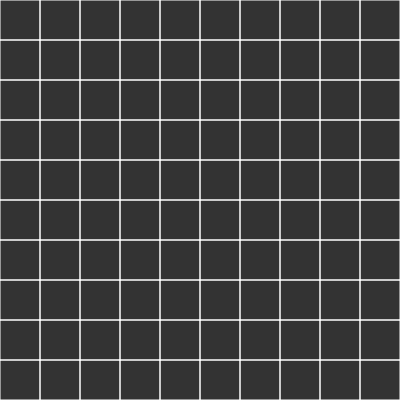
Frame 1 (no input)
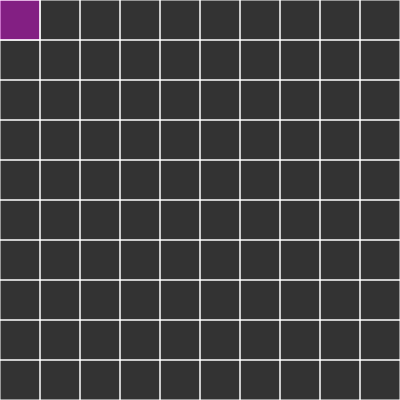
Frame 60 (no input)
Frame 120 (the mouse pressed at the canvas centre since frame 60): identical to frame 60, image omitted

The p5.js sketch that drew these frames (run headless with seeded random() and noise() and a simulated clock; from frame 60 on, the mouse is pressed at the canvas centre):

// p5.js sketch
// ── sketch.js
// dimensions of the maze
var rows, cols;

// number of pixels
var cellSize = 40;

// array that stores all the Cells in the maze
var grid = [];

// Cell that is being currently visited
var current;

// required for p5.js project
function setup() {
  	createCanvas(400, 400);

  	// determine the number of rows and columns in this maze by the canvas size
  	rows = floor(height / cellSize);
  	cols = floor(width / cellSize);

  	// initialize every Cell with a given position (x,y)
  	for (var x = 0; x < rows; x++) {
  		for (var y = 0; y < cols; y++) {
  			var cell = new Cell(x, y);
  			// add the cell to the array
  			grid.push(cell);
  		}
  	}

  	// start at the first Cell in the grid
  	current = grid[0];
}

// required for p5.js project
// initiates the branch recursion for drawing the tree
function draw() {
  	background(51);

  	// show all the Cells
  	for (var i = 0; i < grid.length; i++) {
  		grid[i].show(cellSize);
  	}

  	// visit the first Cell in the grid
  	current.visited = true;
  	// check if any of the current Cell's neighbors have not been visited
  	current.checkNeighbors(grid, getIndex);
}

function getIndex(x, y) {
	return x + y * cols;
}
// ── cell.js
// x is the Cell's column position in the grid
// y is the Cell's row position in the grid
function Cell(x, y) {
	this.x = x;
	this.y = y;
	this.walls = [true, true, true, true];
	this.top = this.walls[0];
	this.right = this.walls[1];
	this.bottom = this.walls[2];
	this.left = this.walls[3];
	this.visited = false;

	// takes in the pixel size of the Cell (which is a square)
	this.show = function(cellSize) {
		var xPixel = x * cellSize;
		var yPixel = y * cellSize;
		stroke(255);

		if (this.top) {
			// top-side border
			line(xPixel, yPixel, xPixel + cellSize, yPixel);
		}
		if (this.left) {
			// left-side border
			line(xPixel, yPixel, xPixel, yPixel + cellSize);
		}
		if (this.bottom) {
			// bottom-side border
			line(xPixel, yPixel + cellSize, xPixel + cellSize, yPixel + cellSize);
		}
		if (this.right) {
			// right-side border
			line(xPixel + cellSize, yPixel, xPixel + cellSize, yPixel + cellSize);
		}

		if (this.visited) {
			fill(255, 0, 255, 100);
			rect(xPixel, yPixel, cellSize, cellSize);
		}
	};

	this.checkNeighbors = function(grid, getIndex) {
		var neighbors = [];
		var visitedNeighbors = [];

		neighbors.push(grid[getIndex(x, y - 1)]);
		neighbors.push(grid[getIndex(x, y + 1)]);
		neighbors.push(grid[getIndex(x - 1, y)]);
		neighbors.push([getIndex(x + 1, y)]);

		for (var cell in neighbors) {
			if (!cell.visited) {
				visitedNeighbors.push(cell);
			}
		}
	};
}
